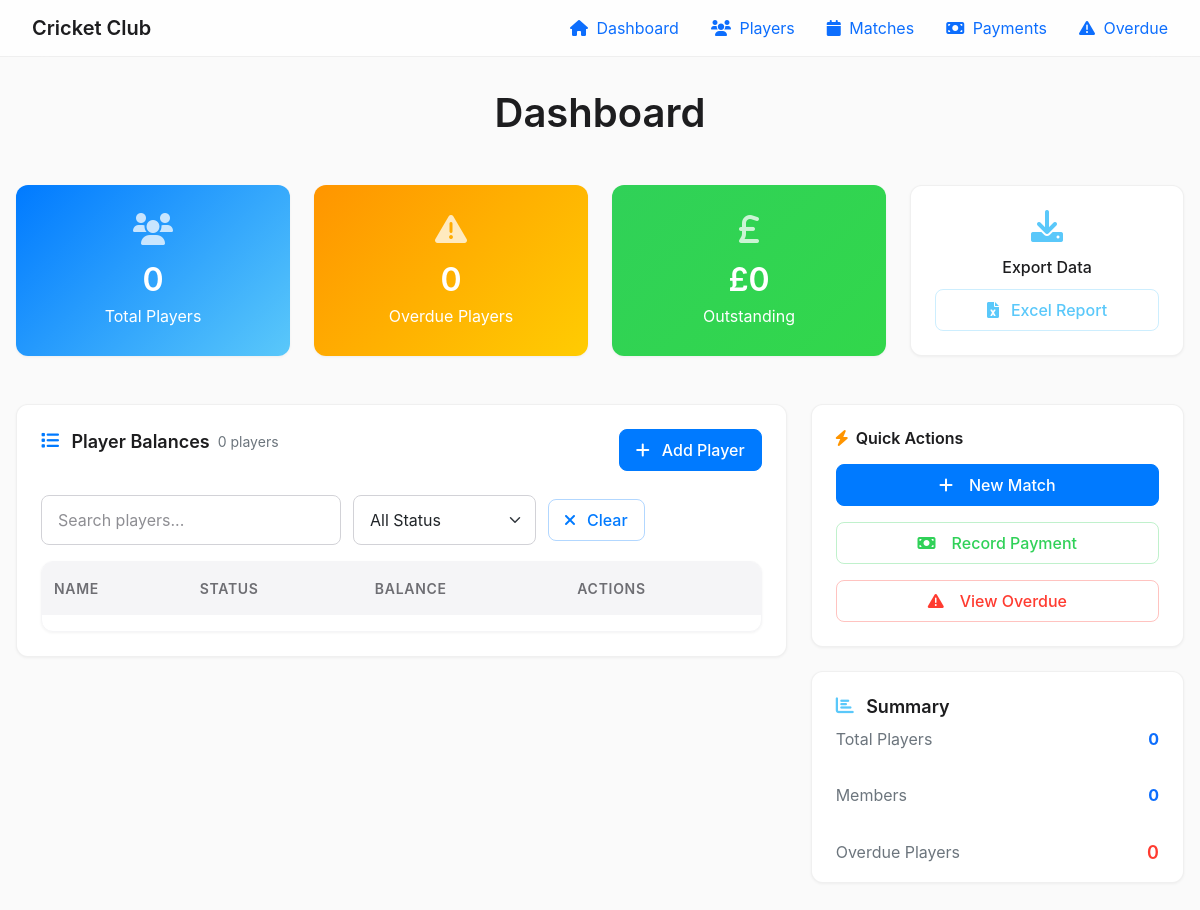
Before: / with the older database file.
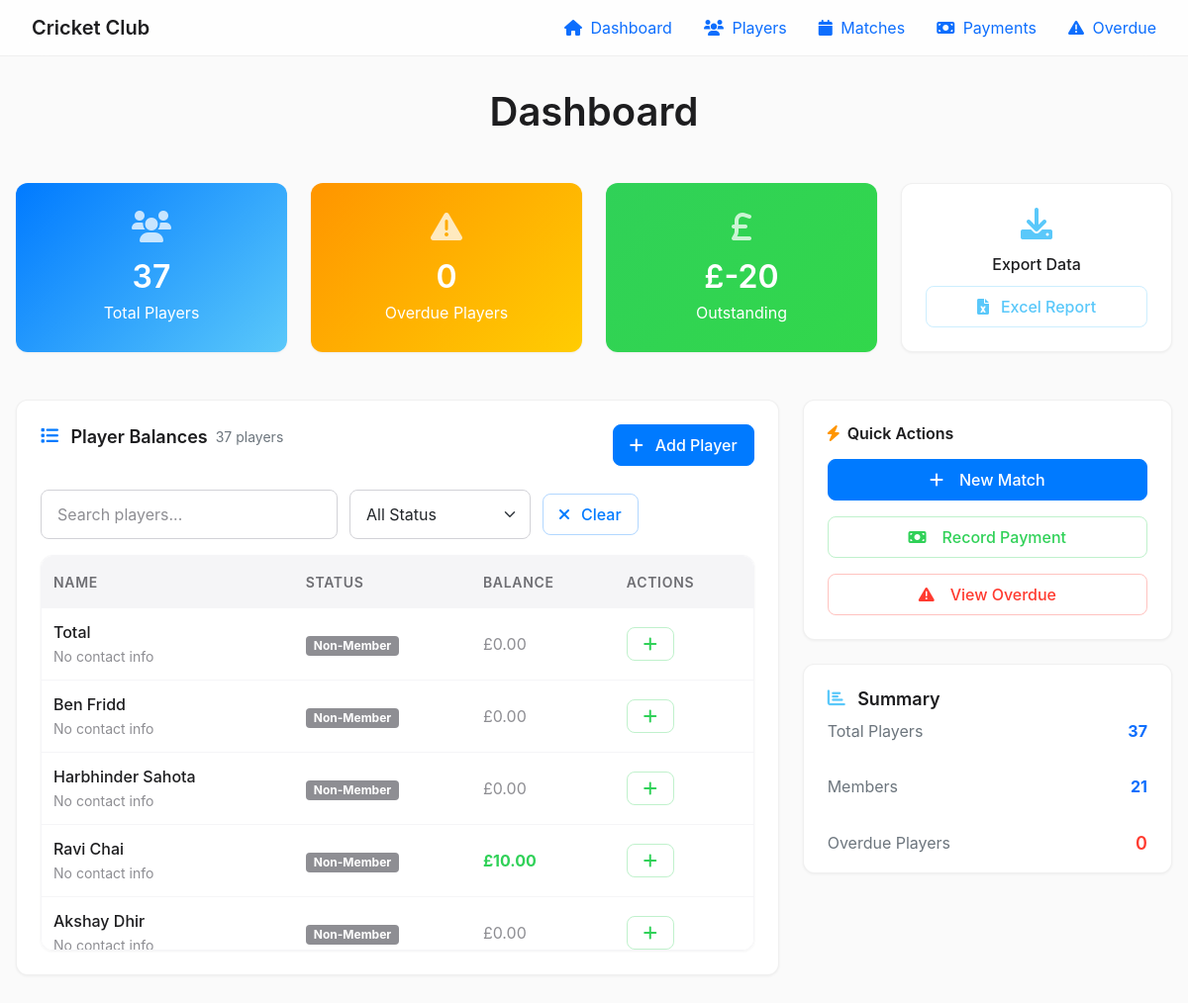
After: the same page with the newer database file.
### app.py (models this page shows, shortened)
class Player(db.Model):
    id = db.Column(db.Integer, primary_key=True)
    name = db.Column(db.String(100), nullable=False)
    is_member = db.Column(db.Boolean, default=True)
    contact_info = db.Column(db.String(200))
    membership_fee = db.Column(db.Float, default=200.0)  # Standard membership fee for all members
    historical_match_fees_owed = db.Column(db.Float, default=0.0)  # Historical match fees owed from imports
    membership_status = db.Column(db.String(50), default='Paid')  # Unpaid, Part Paid, Paid, Sponsorship
    payments = db.relationship('Payment', backref='player', lazy=True, cascade='all, delete-orphan')
    attendances = db.relationship('MatchAttendance', backref='player', lazy=True, cascade='all, delete-orphan')
    def total_paid(self):
        return sum(p.amount for p in self.payments)
    def total_owed(self):
        match_fees = 0
        for attendance in self.attendances:
            if self.is_member:
                match_fees += attendance.match.fee
            else:
                match_fees += attendance.match.fee * 2  # Non-members pay double
        membership_owed = self.membership_fee if self.is_member else 0
        historical_owed = self.historical_match_fees_owed or 0
        return match_fees + membership_owed + historical_owed
    def balance(self):
        return self.total_owed() - self.total_paid()
    def is_overdue(self):
        return self.balance() > 0

class Payment(db.Model):
    id = db.Column(db.Integer, primary_key=True)
    player_id = db.Column(db.Integer, db.ForeignKey('player.id'), nullable=False)
    match_id = db.Column(db.Integer, db.ForeignKey('match.id'), nullable=True)  # null for non-match payments
    date = db.Column(db.DateTime, default=datetime.utcnow)
    amount = db.Column(db.Float, nullable=False)
    method = db.Column(db.String(20))  # 'cash', 'bank'
    payment_type = db.Column(db.String(20), default='match_fee')  # 'match_fee', 'membership', 'other'

### app.py (the view)
@app.route('/')
def index():
    players = Player.query.order_by(Player.id.desc()).all()
    total_players = len(players)
    total_dues = sum(p.balance() for p in players)
    overdue_count = len([p for p in players if p.is_overdue()])
    return render_template('index.html',
                         players=players,
                         total_players=total_players,
                         total_dues=total_dues,
                         overdue_count=overdue_count)

### templates/index.html (shortened to what this page needs)
{% extends "base.html" %}
{% block content %}
<div class="text-center mb-5">
    <h1 style="font-weight: 600; font-size: 2.5rem; color: #1d1d1f; margin-bottom: 8px;">Dashboard</h1>
</div>
<div class="row g-4 mb-5">
    <div class="col-md-3">
        <a href="{{ url_for('players') }}" class="text-decoration-none">
            <div class="card text-center h-100 border-0"
                style="background: linear-gradient(135deg, #007aff 0%, #5ac8fa 100%); color: white; transition: transform 0.2s ease; cursor: pointer;">
                <div class="card-body d-flex flex-column justify-content-center">
                    <i class="fas fa-users fa-2x mb-3 opacity-75"></i>
                    <h2 style="font-weight: 600; margin-bottom: 4px;">{{ total_players }}</h2>
                    <p class="mb-0 opacity-90">Total Players</p>
                </div>
            </div>
        </a>
    </div>
    <div class="col-md-3">
        <a href="{{ url_for('overdue') }}" class="text-decoration-none">
            <div class="card text-center h-100 border-0"
                style="background: linear-gradient(135deg, #ff9500 0%, #ffcc02 100%); color: white; transition: transform 0.2s ease; cursor: pointer;">
                <div class="card-body d-flex flex-column justify-content-center">
                    <i class="fas fa-exclamation-triangle fa-2x mb-3 opacity-75"></i>
                    <h2 style="font-weight: 600; margin-bottom: 4px;">{{ overdue_count }}</h2>
                    <p class="mb-0 opacity-90">Overdue Players</p>
                </div>
            </div>
        </a>
    </div>
    <div class="col-md-3">
        <a href="{{ url_for('payments') }}" class="text-decoration-none">
            <div class="card text-center h-100 border-0"
                style="background: linear-gradient(135deg, #30d158 0%, #32d74b 100%); color: white; transition: transform 0.2s ease; cursor: pointer;">
                <div class="card-body d-flex flex-column justify-content-center">
                    <i class="fas fa-pound-sign fa-2x mb-3 opacity-75"></i>
                    <h2 style="font-weight: 600; margin-bottom: 4px;">&pound;{{ "%.0f"|format(total_dues) }}</h2>
                    <p class="mb-0 opacity-90">Outstanding</p>
                </div>
            </div>
        </a>
    </div>
    <div class="col-md-3">
        <div class="card text-center h-100">
            <div class="card-body d-flex flex-column justify-content-center">
                <i class="fas fa-download fa-2x mb-3" style="color: #5ac8fa;"></i>
                <h6 style="font-weight: 500; margin-bottom: 12px;">Export Data</h6>
                <a href="{{ url_for('export_overdue') }}" class="btn btn-outline-info btn-sm">
                    <i class="fas fa-file-excel me-1"></i> Excel Report
                </a>
            </div>
        </div>
    </div>
</div>
<div class="row g-4">
    <div class="col-lg-8">
        <div class="card">
            <div class="card-body" style="padding: 24px;">
                <div class="d-flex justify-content-between align-items-center mb-4">
                    <h5 class="section-header">
                        <i class="fas fa-list section-header-icon icon-primary"></i>
                        Player Balances
                        <span class="table-counter text-secondary text-sm">{{ players|length }} players</span>
                    </h5>
                    <a href="{{ url_for('add_player') }}" class="btn btn-primary">
                        <i class="fas fa-plus me-1"></i> Add Player
                    </a>
                </div>
                <div class="table-filter">
                    <div>
                        <input type="text" class="form-control table-filter-input" placeholder="Search players..."
                               aria-label="Search players">
                    </div>
                    <div>
                        <select class="form-select table-filter-select" aria-label="Filter by status">
                            <option value="all">All Status</option>
                        </select>
                    </div>
                    <button type="button" class="btn btn-outline-primary btn-sm"
                            onclick="clearTableFilters(this.closest('.card'))">
                        <i class="fas fa-times me-1"></i> Clear
                    </button>
                </div>
                <div class="table-container">
                    <table class="table table-hover">
                        <thead>
                            <tr>
                                <th>Name</th>
                                <th>Status</th>
                                <th>Balance</th>
                                <th>Actions</th>
                            </tr>
                        </thead>
                        <tbody>
                            {% for player in players %}
                            <tr>
                                <td>
                                    <div style="font-weight: 500;">{{ player.name }}</div>
                                    <small style="color: #8e8e93;">{{ player.contact_info or 'No contact info'
                                        }}</small>
                                </td>
                                <td>
                                    {% if player.is_member %}
                                    <span class="badge"
                                        style="background: #30d158; color: white; padding: 4px 8px;">Member</span>
                                    {% else %}
                                    <span class="badge"
                                        style="background: #8e8e93; color: white; padding: 4px 8px;">Non-Member</span>
                                    {% endif %}
                                </td>
                                <td>
                                    {% if player.balance() > 0 %}
                                                                    <span class="balance-negative fw-bold">&pound;{{ "%.2f"|format(player.balance()) }}</span>
                                {% elif player.balance() < 0 %} <span class="balance-positive fw-bold">&pound;{{
                                    "%.2f"|format(player.balance()|abs) }}</span>
                                {% else %}
                                <span style="color: #8e8e93;">&pound;0.00</span>
                                        {% endif %}
                                </td>
                                <td>
                                    <a href="{{ url_for('add_payment') }}?player_id={{ player.id }}"
                                        class="btn btn-outline-success btn-sm">
                                        <i class="fas fa-plus"></i>
                                    </a>
                                </td>
                            </tr>
                            {% endfor %}
                        </tbody>
                    </table>
                </div>
            </div>
        </div>
    </div>
    <div class="col-lg-4">
        <div class="card mb-4">
            <div class="card-body">
                <h6 style="font-weight: 600; color: #1d1d1f; margin-bottom: 16px;">
                    <i class="fas fa-bolt me-2" style="color: #ff9500;"></i>Quick Actions
                </h6>
                <div class="d-grid gap-3">
                    <a href="{{ url_for('create_match') }}" class="btn btn-primary">
                        <i class="fas fa-plus me-2"></i> New Match
                    </a>
                    <a href="{{ url_for('add_payment') }}" class="btn btn-outline-success">
                        <i class="fas fa-money-bill me-2"></i> Record Payment
                    </a>
                    <a href="{{ url_for('overdue') }}" class="btn btn-outline-danger">
                        <i class="fas fa-exclamation-triangle me-2"></i> View Overdue
                    </a>
                </div>
            </div>
        </div>
        <div class="card">
            <div class="card-body">
                <h6 class="section-header">
                    <i class="fas fa-chart-bar section-header-icon icon-info"></i>
                    Summary
                </h6>
                <div class="list-group list-group-flush list-group-flush-custom">
                    <div class="list-group-item list-group-item-custom d-flex justify-content-between align-items-center border-0">
                        <span class="text-secondary">Total Players</span>
                        <strong class="text-primary">{{ total_players }}</strong>
                    </div>
                    <div class="list-group-item list-group-item-custom d-flex justify-content-between align-items-center border-0">
                        <span class="text-secondary">Members</span>
                        <strong class="text-primary">{{ players|selectattr('is_member')|list|length }}</strong>
                    </div>
                    <div class="list-group-item list-group-item-custom d-flex justify-content-between align-items-center border-0">
                        <span class="text-secondary">Overdue Players</span>
                        <strong class="balance-negative">{{ overdue_count }}</strong>
                    </div>
                </div>
            </div>
        </div>
    </div>
</div>
{% endblock %}

### templates/base.html (shortened to what this page needs)
<!DOCTYPE html>
<html lang="en">
<head>
    <link href="https://cdn.jsdelivr.net/npm/bootstrap@5.1.3/dist/css/bootstrap.min.css" rel="stylesheet">
    <link href="https://cdnjs.cloudflare.com/ajax/libs/font-awesome/6.0.0/css/all.min.css" rel="stylesheet">
    <link href="{{ url_for('static', filename='style.css') }}" rel="stylesheet">
</head>
<body>
    <nav class="navbar navbar-expand-lg navbar-main">
        <div class="container">
            <a class="navbar-brand d-flex align-items-center" href="{{ url_for('index') }}">
                Cricket Club
            </a>
            <div class="collapse navbar-collapse" id="navbarNav">
                <ul class="navbar-nav ms-auto">
                    <li class="nav-item">
                        <a class="nav-link px-3 py-2 rounded-2" href="{{ url_for('index') }}">
                            <i class="fas fa-home me-1"></i> Dashboard
                        </a>
                    </li>
                    <li class="nav-item">
                        <a class="nav-link px-3 py-2 rounded-2" href="{{ url_for('players') }}">
                            <i class="fas fa-users me-1"></i> Players
                        </a>
                    </li>
                    <li class="nav-item">
                        <a class="nav-link px-3 py-2 rounded-2" href="{{ url_for('matches') }}">
                            <i class="fas fa-calendar me-1"></i> Matches
                        </a>
                    </li>
                    <li class="nav-item">
                        <a class="nav-link px-3 py-2 rounded-2" href="{{ url_for('payments') }}">
                            <i class="fas fa-money-bill me-1"></i> Payments
                        </a>
                    </li>
                    <li class="nav-item">
                        <a class="nav-link px-3 py-2 rounded-2" href="{{ url_for('overdue') }}">
                            <i class="fas fa-exclamation-triangle me-1"></i> Overdue
                        </a>
                    </li>
                </ul>
            </div>
        </div>
    </nav>
    <div class="container main-container">
        {% block content %}{% endblock %}
    </div>
</body>
</html>

Changed rows visible on the page:
added Player: name "Total", contact_info "No contact info", is_member "Non-Member"
added Player: name "Ben Fridd", contact_info "No contact info", is_member "Non-Member"
added Player: name "Harbhinder Sahota", contact_info "No contact info", is_member "Non-Member"
added Player: name "Ravi Chai", contact_info "No contact info", shows "Non-Member", balance|abs "10.00"
added Player: name "Akshay Dhir", contact_info "No contact info", is_member "Non-Member"
Other visible differences:
{{ total_players }}: "0" → "37"
{{ "%.0f"|format(total_dues) }}: "0" → "-20"
{{ players|length }}: "0" → "37"
{{ players|selectattr('is_member')|list|length }}: "0" → "21"
